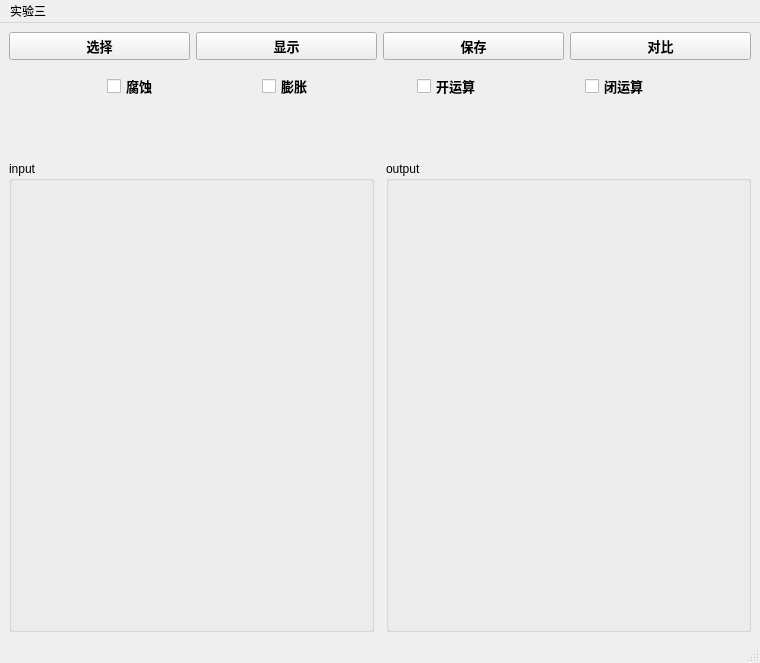
<?xml version="1.0" encoding="UTF-8"?>
<ui version="4.0">
 <class>MainWindow</class>
 <widget class="QMainWindow" name="MainWindow">
  <property name="geometry">
   <rect>
    <x>0</x>
    <y>0</y>
    <width>760</width>
    <height>663</height>
   </rect>
  </property>
  <property name="minimumSize">
   <size>
    <width>0</width>
    <height>3</height>
   </size>
  </property>
  <property name="windowTitle">
   <string>MainWindow</string>
  </property>
  <widget class="QWidget" name="centralwidget">
   <layout class="QHBoxLayout" name="horizontalLayout_4">
    <item>
     <layout class="QVBoxLayout" name="verticalLayout_4">
      <item>
       <layout class="QVBoxLayout" name="verticalLayout">
        <item>
         <layout class="QHBoxLayout" name="horizontalLayout_3">
          <item>
           <widget class="QPushButton" name="select">
            <property name="minimumSize">
             <size>
              <width>0</width>
              <height>0</height>
             </size>
            </property>
            <property name="font">
             <font>
              <pointsize>10</pointsize>
              <weight>75</weight>
              <bold>true</bold>
             </font>
            </property>
            <property name="text">
             <string>选择</string>
            </property>
           </widget>
          </item>
          <item>
           <widget class="QPushButton" name="show1">
            <property name="minimumSize">
             <size>
              <width>0</width>
              <height>0</height>
             </size>
            </property>
            <property name="font">
             <font>
              <pointsize>10</pointsize>
              <weight>75</weight>
              <bold>true</bold>
             </font>
            </property>
            <property name="text">
             <string>显示</string>
            </property>
           </widget>
          </item>
          <item>
           <widget class="QPushButton" name="save">
            <property name="minimumSize">
             <size>
              <width>0</width>
              <height>0</height>
             </size>
            </property>
            <property name="font">
             <font>
              <pointsize>10</pointsize>
              <weight>75</weight>
              <bold>true</bold>
             </font>
            </property>
            <property name="text">
             <string>保存</string>
            </property>
           </widget>
          </item>
          <item>
           <widget class="QPushButton" name="show_all">
            <property name="minimumSize">
             <size>
              <width>0</width>
              <height>0</height>
             </size>
            </property>
            <property name="font">
             <font>
              <pointsize>10</pointsize>
              <weight>75</weight>
              <bold>true</bold>
             </font>
            </property>
            <property name="text">
             <string>对比</string>
            </property>
           </widget>
          </item>
         </layout>
        </item>
        <item>
         <layout class="QHBoxLayout" name="horizontalLayout">
          <item>
           <widget class="QCheckBox" name="is_erode">
            <property name="sizePolicy">
             <sizepolicy hsizetype="Fixed" vsizetype="Fixed">
              <horstretch>0</horstretch>
              <verstretch>0</verstretch>
             </sizepolicy>
            </property>
            <property name="minimumSize">
             <size>
              <width>40</width>
              <height>40</height>
             </size>
            </property>
            <property name="font">
             <font>
              <pointsize>10</pointsize>
              <weight>75</weight>
              <bold>true</bold>
             </font>
            </property>
            <property name="text">
             <string>腐蚀</string>
            </property>
           </widget>
          </item>
          <item>
           <widget class="QCheckBox" name="is_dilate">
            <property name="sizePolicy">
             <sizepolicy hsizetype="Fixed" vsizetype="Fixed">
              <horstretch>0</horstretch>
              <verstretch>0</verstretch>
             </sizepolicy>
            </property>
            <property name="minimumSize">
             <size>
              <width>40</width>
              <height>40</height>
             </size>
            </property>
            <property name="font">
             <font>
              <pointsize>10</pointsize>
              <weight>75</weight>
              <bold>true</bold>
             </font>
            </property>
            <property name="text">
             <string>膨胀</string>
            </property>
           </widget>
          </item>
          <item>
           <widget class="QCheckBox" name="is_open">
            <property name="sizePolicy">
             <sizepolicy hsizetype="Fixed" vsizetype="Fixed">
              <horstretch>0</horstretch>
              <verstretch>0</verstretch>
             </sizepolicy>
            </property>
            <property name="minimumSize">
             <size>
              <width>40</width>
              <height>40</height>
             </size>
            </property>
            <property name="font">
             <font>
              <pointsize>10</pointsize>
              <weight>75</weight>
              <bold>true</bold>
             </font>
            </property>
            <property name="text">
             <string>开运算</string>
            </property>
           </widget>
          </item>
          <item>
           <widget class="QCheckBox" name="is_close">
            <property name="sizePolicy">
             <sizepolicy hsizetype="Fixed" vsizetype="Fixed">
              <horstretch>0</horstretch>
              <verstretch>0</verstretch>
             </sizepolicy>
            </property>
            <property name="minimumSize">
             <size>
              <width>40</width>
              <height>40</height>
             </size>
            </property>
            <property name="font">
             <font>
              <pointsize>10</pointsize>
              <weight>75</weight>
              <bold>true</bold>
             </font>
            </property>
            <property name="text">
             <string>闭运算</string>
            </property>
           </widget>
          </item>
         </layout>
        </item>
       </layout>
      </item>
      <item>
       <spacer name="verticalSpacer">
        <property name="orientation">
         <enum>Qt::Vertical</enum>
        </property>
        <property name="sizeType">
         <enum>QSizePolicy::Fixed</enum>
        </property>
        <property name="sizeHint" stdset="0">
         <size>
          <width>20</width>
          <height>40</height>
         </size>
        </property>
       </spacer>
      </item>
      <item>
       <layout class="QHBoxLayout" name="horizontalLayout_2" stretch="0,0">
        <property name="spacing">
         <number>12</number>
        </property>
        <property name="sizeConstraint">
         <enum>QLayout::SetNoConstraint</enum>
        </property>
        <property name="topMargin">
         <number>9</number>
        </property>
        <item>
         <widget class="QGroupBox" name="inuput">
          <property name="sizePolicy">
           <sizepolicy hsizetype="Preferred" vsizetype="Preferred">
            <horstretch>0</horstretch>
            <verstretch>0</verstretch>
           </sizepolicy>
          </property>
          <property name="title">
           <string>input</string>
          </property>
          <property name="flat">
           <bool>false</bool>
          </property>
          <layout class="QVBoxLayout" name="verticalLayout_2">
           <item>
            <widget class="QLabel" name="input_label">
             <property name="text">
              <string/>
             </property>
            </widget>
           </item>
          </layout>
         </widget>
        </item>
        <item>
         <widget class="QGroupBox" name="output">
          <property name="title">
           <string>output</string>
          </property>
          <layout class="QVBoxLayout" name="verticalLayout_3">
           <item>
            <widget class="QLabel" name="output_label">
             <property name="text">
              <string/>
             </property>
            </widget>
           </item>
          </layout>
         </widget>
        </item>
       </layout>
      </item>
     </layout>
    </item>
   </layout>
  </widget>
  <widget class="QMenuBar" name="menubar">
   <property name="geometry">
    <rect>
     <x>0</x>
     <y>0</y>
     <width>760</width>
     <height>23</height>
    </rect>
   </property>
   <widget class="QMenu" name="menu">
    <property name="title">
     <string>实验三</string>
    </property>
   </widget>
   <addaction name="menu"/>
  </widget>
  <widget class="QStatusBar" name="statusbar"/>
 </widget>
 <resources/>
 <connections/>
</ui>
